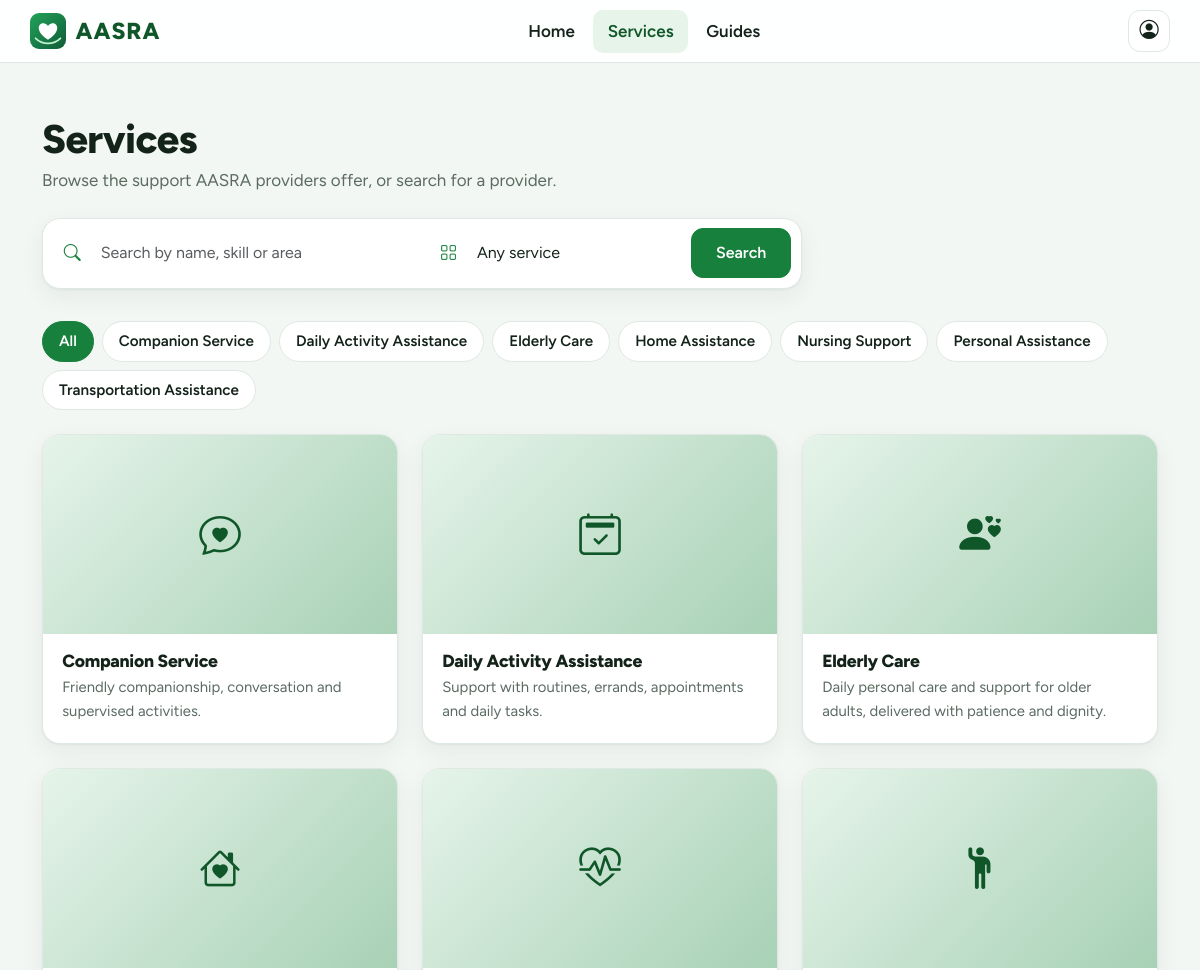
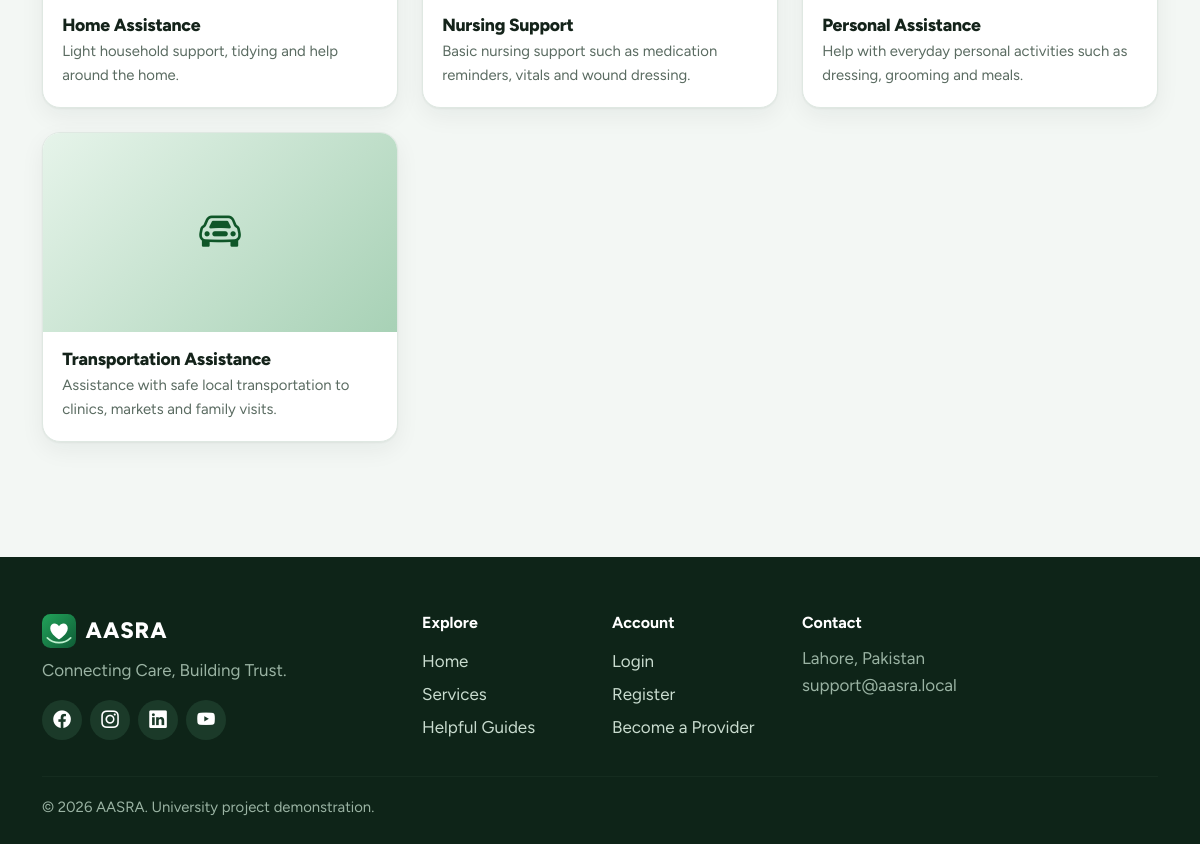
Page /services on the earlier database version (2 pictures, top to bottom).
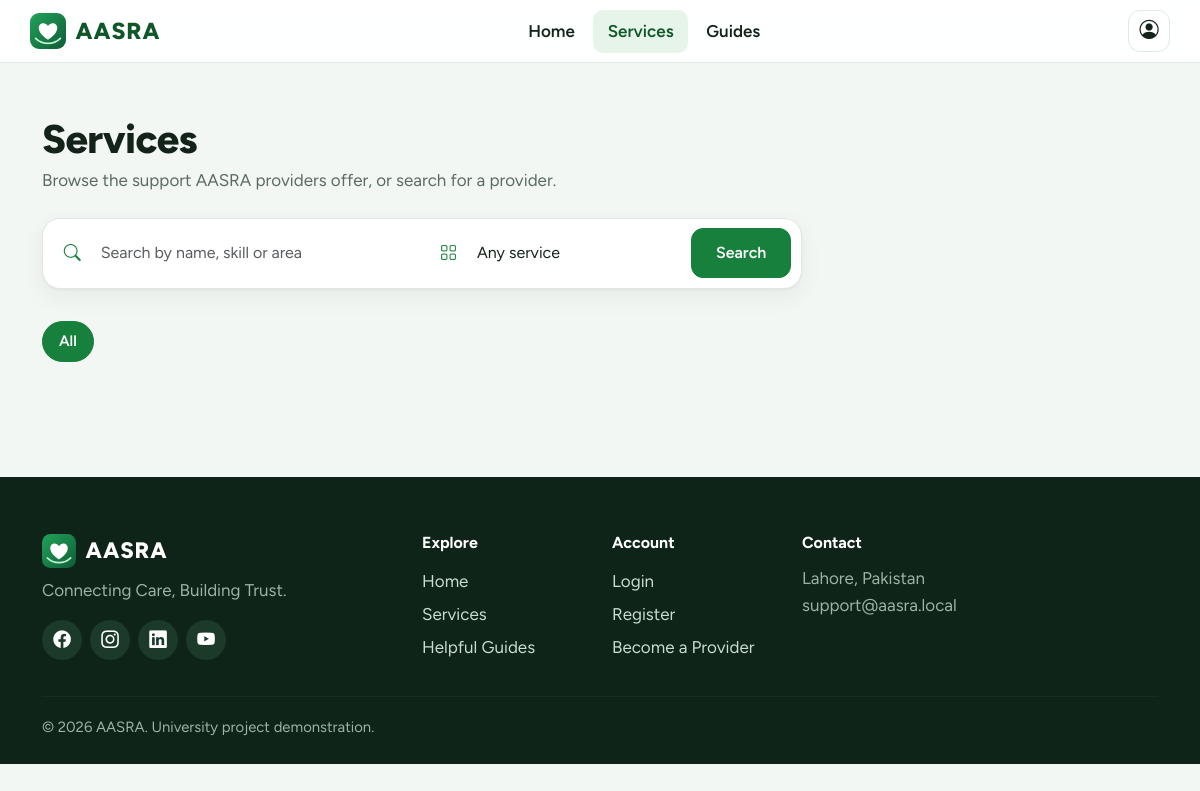
Same page on the later database version.
### tables this page shows
CREATE TABLE services(
  id INT UNSIGNED AUTO_INCREMENT PRIMARY KEY,
  service_name VARCHAR(120) NOT NULL UNIQUE,
  description TEXT,
  image VARCHAR(255) NULL,
  status ENUM('Active','Inactive') NOT NULL DEFAULT 'Active',
  created_at TIMESTAMP DEFAULT CURRENT_TIMESTAMP
);

### includes/auth.php (called while the page is built, shortened)
<?php
function current_user(): ?array { return $_SESSION['user'] ?? null; }

### includes/db.php (called while the page is built, shortened)
<?php
function db_link(bool $close = false): ?mysqli {
    static $link = null;
    if ($close) {
        $link = null;
        return null;
    }
    $c = AASRA_DB_CONFIG;
    try {
        $link = mysqli_connect($c['host'], $c['user'], $c['pass'], $c['name'], (int)($c['port'] ?? 3306), $c['socket'] ?? null);
        mysqli_set_charset($link, 'utf8mb4');
    } catch (mysqli_sql_exception $e) {
        $link = null;
        error_log('AASRA DB connection failed: ' . $e->getMessage());
        while (ob_get_level()) ob_end_clean();
        http_response_code(500);
        show_error_page(500);
        exit;
    }
    return $link;
}
function db(): mysqli { return db_link(false); }
function q(string $sql, array $args = []): mysqli_stmt {
    $st = mysqli_prepare(db(), $sql);
    mysqli_stmt_execute($st);
    return $st;
}
function rows(string $sql, array $args = []): array {
    $st = q($sql, $args);
    $res = mysqli_stmt_get_result($st);
    $out = $res ? mysqli_fetch_all($res, MYSQLI_ASSOC) : [];
    return $out;
}

### includes/partials/service_browser.php (the view, shortened to what this page needs)
<div id="svcBrowser" data-area="<?= e($area) ?>" data-profile="<?= e(url($area === 'user' ? 'user/providers/' : 'providers/')) ?>" data-listing="<?= e(url($area === 'user' ? 'user/providers' : 'services')) ?>">
  <div class="chips mb-4" role="tablist" aria-label="Filter services">
    <button type="button" class="chip active" data-service="0">All</button>
    <?php foreach ($services as $s): ?><button type="button" class="chip" data-service="<?= (int)$s['id'] ?>"><?= e($s['service_name']) ?></button><?php endforeach; ?>
  </div>
  <div class="row g-4" id="svcGrid">
    <?php foreach ($services as $s): ?>
      <div class="col-sm-6 col-lg-4" data-svc="<?= (int)$s['id'] ?>">
        <a class="svc-card" href="<?= e(url(($area === 'user' ? 'user/providers' : 'services') . '?service=' . $s['id'])) ?>">
          <?= service_thumb($s) ?>
          <div class="svc-body"><h3><?= e($s['service_name']) ?></h3><p class="text-secondary small mb-0 clamp-2"><?= e($s['description']) ?></p></div>
        </a>
      </div>
    <?php endforeach; ?>
  </div>
</div>

### index.php (shortened to what this page needs)
<?php
$path = request_path();
$routes = require APP_ROOT . '/includes/routes.php';
foreach ($routes as $pattern => $target) {
    if (!preg_match('#^' . $pattern . '$#', $path, $m)) continue;
    $file = is_array($target) ? $target[0] : $target;
    $abs = APP_ROOT . '/pages/' . $file . '.php';
    (function () use ($abs) { include $abs; })();
    exit;
}

### includes/layouts/head.php (shortened to what this page needs)
<!doctype html>
<html lang="en">
<head>
<link href="https://cdn.jsdelivr.net/npm/bootstrap@5.3.3/dist/css/bootstrap.min.css" rel="stylesheet">
<link href="https://cdn.jsdelivr.net/npm/bootstrap-icons@1.11.3/font/bootstrap-icons.css" rel="stylesheet">
<link rel="stylesheet" href="<?= e(asset('css/app.css')) ?>">
</head>

### includes/layouts/public.top.php (shortened to what this page needs)
<?php include __DIR__ . '/head.php'; $cu = current_user(); $nav = $nav ?? ''; ?>
<body class="site-body">
<header class="site-header sticky-top">
  <nav class="navbar navbar-expand-md container">
    <?php include APP_ROOT . '/includes/partials/brand.php'; ?>
    <div class="collapse navbar-collapse" id="siteNav">
      <ul class="navbar-nav mx-md-auto gap-md-1">
        <li class="nav-item"><a class="nav-link <?= $nav === 'home' ? 'active' : '' ?>" href="<?= e(url('')) ?>">Home</a></li>
        <li class="nav-item"><a class="nav-link <?= $nav === 'services' ? 'active' : '' ?>" href="<?= e(url('services')) ?>">Services</a></li>
        <li class="nav-item"><a class="nav-link <?= $nav === 'guides' ? 'active' : '' ?>" href="<?= e(url('guides')) ?>">Guides</a></li>
      </ul>
      <div class="d-flex align-items-center gap-2 mt-3 mt-md-0">
        <a class="icon-btn" href="<?= e($cu ? home_for_role($cu['role']) : url('login')) ?>" aria-label="<?= $cu ? 'My account' : 'Log in' ?>" title="<?= $cu ? e($cu['name']) : 'Log in' ?>"><i class="bi bi-person-circle"></i></a>
      </div>
    </div>
  </nav>
</header>
<main id="main"><?php if (!empty($_SESSION['flash'])): ?><div class="container pt-3"><?php render_flashes(); ?></div><?php endif; ?>

### includes/partials/brand.php
<a class="brand" href="<?= e(url(current_user() ? (current_user()['role'] === 'user' ? 'user' : (current_user()['role'] === 'provider' ? 'provider' : (current_user()['role'] === 'admin' ? 'admin' : ''))) : '')) ?>" aria-label="AASRA home"><img src="<?= e(asset('images/logo.svg')) ?>" alt="" width="36" height="36"><span>AASRA</span></a>

### pages/public/services.php (shortened to what this page needs)
<?php
$services = active_services();
$sid = (int)get('service'); $qs = get('q');
$current = null; foreach ($services as $s) if ($s['id'] == $sid) $current = $s;
$searching = $sid || $qs !== '';
$list = $searching ? listed_providers(['q' => $qs, 'service' => $sid, 'sort' => get('sort', 'rating'), 'location' => get('location')]) : [];
layout('public', ['title' => $current ? $current['service_name'] : 'Services', 'nav' => 'services', 'js' => ['home.js']]);
?>
<section class="section pb-0"><div class="container">
  <h1 class="mb-1"><?= $current ? e($current['service_name']) : 'Services' ?></h1>
  <p class="text-secondary mb-4"><?= $current ? e($current['description']) : 'Browse the support AASRA providers offer, or search for a provider.' ?></p>
  <form class="search-panel mb-4" method="get" role="search">
    <label class="sp-field"><i class="bi bi-search"></i><input class="form-control" name="q" value="<?= e($qs) ?>" placeholder="Search by name, skill or area" aria-label="Search"></label>
    <label class="sp-field"><i class="bi bi-grid"></i><select class="form-select" name="service" aria-label="Service"><option value="0">Any service</option></select></label>
    <button class="btn btn-success px-4">Search</button>
  </form>
</div></section>
<section class="section pt-2"><div class="container">
<?php if ($searching): ?>
  <div class="d-flex justify-content-between align-items-center mb-3"><h2 class="h5 mb-0"><?= count($list) ?> verified provider<?= count($list) === 1 ? '' : 's' ?> found</h2><a href="<?= e(url('services')) ?>" class="btn btn-sm btn-outline-secondary">Clear search</a></div>
  <?php if ($list): ?><div class="row g-4"><?php foreach ($list as $p): ?><div class="col-md-6 col-lg-4"><?php provider_card($p, 'public'); ?></div><?php endforeach; ?></div>
  <?php else: ?><div class="card-soft empty-state"><i class="bi bi-search"></i><p class="mb-0 mt-2">No verified providers matched your search. Try another service or keyword.</p></div><?php endif; ?>
<?php else: $area = 'public'; include APP_ROOT . '/includes/partials/service_browser.php'; endif; ?>
</div></section>
<?php layout_end();

### includes/functions.php (shortened to what this page needs)
<?php
function e($v): string { return htmlspecialchars((string)$v, ENT_QUOTES, 'UTF-8'); }
function url(string $path = ''): string { return BASE_URL . '/' . ltrim($path, '/'); }
function asset(string $path): string { $f = APP_ROOT . '/assets/' . $path; return url('assets/' . $path) . (is_file($f) ? '?v=' . filemtime($f) : ''); }
function get(string $key, string $default = ''): string { $v = $_GET[$key] ?? $default; return is_array($v) ? $default : trim((string)$v); }
function service_icon(string $name): string {
    $n = strtolower($name);
    foreach (['nurs'=>'bi-heart-pulse','elder'=>'bi-person-hearts','compan'=>'bi-chat-heart','transport'=>'bi-car-front','home'=>'bi-house-heart','daily'=>'bi-calendar2-check','personal'=>'bi-person-raised-hand'] as $k => $i) if (str_contains($n, $k)) return $i;
    return 'bi-heart';
}
function service_thumb(array $s, string $cls = 'svc-thumb'): string {
    return '<div class="' . e($cls) . ' svc-thumb-ph"><i class="bi ' . service_icon($s['service_name']) . '"></i></div>';
}
function active_services(): array { return rows("SELECT * FROM services WHERE status='Active' ORDER BY service_name"); }
    ?>
    <?php
function layout(string $name, array $o = []): void {
    extract($o); include APP_ROOT . "/includes/layouts/$name.top.php";
}
function layout_end(): void {
    $l = $GLOBALS['__layout']; extract($l['o']); include APP_ROOT . "/includes/layouts/{$l['name']}.bottom.php";
}

### includes/layouts/public.bottom.php
</main>
<?php include APP_ROOT . '/includes/partials/site_footer.php'; ?>
<?php include __DIR__ . '/foot.php'; ?>

### includes/partials/site_footer.php (shortened to what this page needs)
<footer class="site-footer">
  <div class="container">
    <div class="row g-4">
      <div class="col-lg-4">
        <div class="footer-brand mb-2"><img src="<?= e(asset('images/logo.svg')) ?>" alt="" width="34" height="34"> AASRA</div>
        <p class="mb-3 footer-muted">Connecting Care, Building Trust.</p>
        <div class="d-flex gap-2">
          <?php foreach (SOCIAL_LINKS as [$n, $ic, $href]): ?><a class="social" href="<?= e($href) ?>" target="_blank" rel="noopener noreferrer" aria-label="<?= e($n) ?>"><i class="bi <?= e($ic) ?>"></i></a><?php endforeach; ?>
        </div>
      </div>
      <div class="col-6 col-lg-2">
        <h6>Explore</h6>
        <a class="footer-link" href="<?= e(url('')) ?>">Home</a><a class="footer-link" href="<?= e(url('services')) ?>">Services</a><a class="footer-link" href="<?= e(url('guides')) ?>">Helpful Guides</a>
      </div>
      <div class="col-6 col-lg-2">
        <?php if (($footer_area ?? 'public') === 'user'): ?>
        <h6>My account</h6>
        <a class="footer-link" href="<?= e(url('user')) ?>">Dashboard</a><a class="footer-link" href="<?= e(url('user/profile')) ?>">My profile</a><a class="footer-link" href="<?= e(url('user/bookings')) ?>">Bookings</a>
        <?php else: ?>
        <h6>Account</h6>
        <a class="footer-link" href="<?= e(url('login')) ?>">Login</a><a class="footer-link" href="<?= e(url('register')) ?>">Register</a><a class="footer-link" href="<?= e(url('register')) ?>">Become a Provider</a>
        <?php endif; ?>
      </div>
      <div class="col-6 col-lg-2">
        <h6>Contact</h6>
        <p class="footer-muted mb-0">Lahore, Pakistan<br>support@aasra.local</p>
      </div>
    </div>
    <hr class="footer-hr">
    <small class="footer-muted">© <?= date('Y') ?> AASRA. University project demonstration.</small>
  </div>
</footer>

### includes/layouts/foot.php (shortened to what this page needs)
</body></html>

### assets/css/app.css (style rules this page uses)
body { margin: 0; padding: 0; font-size: 1.0625rem; line-height: 1.6; background: var(--bg); color: var(--ink); }
h1, h2, h3, h4, h5, .h1, .h2, .h3, .h4, .h5 { font-weight: 800; letter-spacing: -0.015em; line-height: 1.2; }
a { text-underline-offset: 3px; }
.text-secondary { color: var(--muted) !important; }
.btn { border-radius: 12px; font-weight: 600; }
.btn-success { --bs-btn-bg: var(--brand); --bs-btn-border-color: var(--brand); --bs-btn-hover-bg: var(--brand-600); --bs-btn-hover-border-color: var(--brand-600); --bs-btn-active-bg: var(--brand-700); --bs-btn-active-border-color: var(--brand-700); --bs-btn-disabled-bg: var(--brand); --bs-btn-disabled-border-color: var(--brand); --bs-btn-color: #fff; --bs-btn-hover-color: #fff; }
.form-control, .form-select { border-radius: 12px; background-color: var(--surface); border-color: var(--line); padding: 0.6rem 0.85rem; }
.icon-btn { width: 42px; height: 42px; display: inline-grid; place-items: center; border-radius: 12px; border: 1px solid var(--line); background: var(--surface); color: var(--ink); font-size: 1.2rem; text-decoration: none; cursor: pointer; transition: background 0.15s, color 0.15s; }
.brand { display: inline-flex; align-items: center; gap: 0.6rem; font-weight: 800; font-size: 1.45rem; letter-spacing: 0.04em; color: var(--brand-ink); text-decoration: none; }
.site-header { background: color-mix(in srgb, var(--surface) 92%, transparent); backdrop-filter: blur(10px); border-bottom: 1px solid var(--line); z-index: 1030; }
.site-header .navbar { padding-top: 0.6rem; padding-bottom: 0.6rem; }
.site-header .nav-link { font-weight: 600; color: var(--ink); padding: 0.5rem 0.9rem !important; border-radius: 10px; }
.site-header .nav-link:hover, .site-header .nav-link.active { color: var(--brand-ink); background: var(--brand-soft); }
.site-footer { background: #0e2418; color: #d7e6dc; padding: 3.5rem 0 1.5rem; margin-top: 4rem; }
.site-footer h6 { color: #fff; font-weight: 700; margin-bottom: 0.8rem; }
.footer-brand { display: flex; align-items: center; gap: 0.6rem; font-size: 1.4rem; font-weight: 800; letter-spacing: 0.04em; color: #fff; }
.footer-muted { color: #9ab3a3; }
.footer-link { display: block; color: #c9dccf; text-decoration: none; padding: 0.18rem 0; }
.footer-hr { border-color: #2b4636; margin: 2rem 0 1rem; }
.social { width: 40px; height: 40px; border-radius: 50%; display: grid; place-items: center; background: #1b3a29; color: #fff; font-size: 1.1rem; text-decoration: none; transition: background 0.15s, transform 0.15s; }
.search-panel { background: var(--surface); border: 1px solid var(--line); border-radius: 18px; box-shadow: var(--shadow); padding: 0.6rem; display: flex; gap: 0.5rem; flex-wrap: wrap; max-width: 680px; }
.search-panel .form-control, .search-panel .form-select { border: 0; background: transparent; box-shadow: none; min-height: 50px; }
.search-panel .sp-field { flex: 1 1 200px; min-width: 0; display: flex; align-items: center; gap: 0.4rem; padding-left: 0.7rem; border-radius: 12px; }
.search-panel .sp-field i { color: var(--brand); }
.section { padding: 3.2rem 0; }
.chips { display: flex; gap: 0.5rem; flex-wrap: wrap; }
.chip { border: 1px solid var(--line); background: var(--surface); color: var(--ink); border-radius: 999px; padding: 0.45rem 1rem; font-weight: 600; font-size: 0.95rem; cursor: pointer; text-decoration: none; transition: all 0.15s; }
.chip.active { background: var(--brand); border-color: var(--brand); color: #fff; }
.search-panel .sp-field:first-of-type { flex: 2 1 260px; }
.search-panel { max-width: 760px; }
.clamp-2 { display: -webkit-box; -webkit-line-clamp: 2; -webkit-box-orient: vertical; overflow: hidden; }
.svc-card { display: block; background: var(--surface); border: 1px solid var(--line); border-radius: 18px; overflow: hidden; text-decoration: none; color: inherit; height: 100%; box-shadow: var(--shadow); transition: transform 0.18s, border-color 0.18s; }
.svc-thumb { width: 100%; aspect-ratio: 16/9; object-fit: cover; display: block; }
.svc-thumb-ph { display: grid; place-items: center; background: linear-gradient( 135deg, var(--brand-soft), color-mix(in srgb, var(--brand) 30%, var(--brand-soft)) ); color: var(--brand-ink); font-size: 2.6rem; }
.svc-body { padding: 1rem 1.2rem 1.2rem; }
.svc-body h3 { font-size: 1.1rem; margin-bottom: 0.3rem; }

Differences in the rows shown:
removed services: service_name "Companion Service", description "Friendly companionship, conversation and supervised activities."
removed services: service_name "Daily Activity Assistance", description "Support with routines, errands, appointments and daily tasks."
removed services: service_name "Elderly Care", description "Daily personal care and support for older adults, delivered with patience and dignity."
removed services: service_name "Home Assistance", description "Light household support, tidying and help around the home."
removed services: service_name "Nursing Support", description "Basic nursing support such as medication reminders, vitals and wound dressing."
removed services: service_name "Personal Assistance", description "Help with everyday personal activities such as dressing, grooming and meals."
removed services: service_name "Transportation Assistance", description "Assistance with safe local transportation to clinics, markets and family visits."
